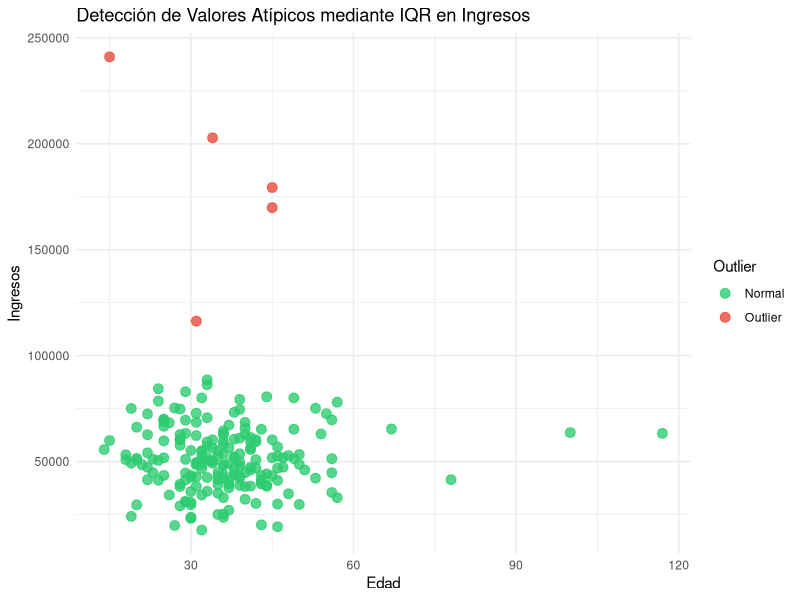

This figure's R source:
# ==============================================================================
# 11_imputacion_y_valores_atipicos.R: Datos Faltantes e Outliers
# ==============================================================================

# 1. Carga de librerías
library(tidyverse)
# Nota: Si no tiene instalado 'mice', ejecute: install.packages("mice")
library(mice)

# 2. Simulación de datos con valores atípicos y faltantes (NAs)
set.seed(123)
n <- 200
datos_sucios <- tibble(
  Edad = round(rnorm(n, mean = 35, sd = 10)),
  Ingresos = rnorm(n, mean = 50000, sd = 15000),
  Score = runif(n, min = 0, max = 100)
)

# Introducir valores faltantes artificialmente
datos_sucios$Edad[sample(1:n, 15)] <- NA
datos_sucios$Ingresos[sample(1:n, 10)] <- NA

# Introducir valores atípicos artificialmente (Outliers)
datos_sucios$Ingresos[sample(1:n, 5)] <- datos_sucios$Ingresos[sample(1:n, 5)] * 4
datos_sucios$Edad[sample(1:n, 3)] <- datos_sucios$Edad[sample(1:n, 3)] + 60

# 3. Tratamiento de Valores Faltantes (NA)
# Imputación predictiva media mediante MICE (Multivariate Imputation by Chained Equations)
datos_imputados_obj <- mice(datos_sucios, m = 1, method = "pmm", printFlag = FALSE)
datos_limpios <- complete(datos_imputados_obj)

# Verificar que ya no hay valores nulos
print("Resumen de datos tras imputación MICE:")
print(colSums(is.na(datos_limpios)))

# 4. Detección y Filtrado de Valores Atípicos (Outliers mediante IQR)
# Calculamos límites para la variable Ingresos
q1_ingresos <- quantile(datos_limpios$Ingresos, 0.25)
q3_ingresos <- quantile(datos_limpios$Ingresos, 0.75)
iqr_ingresos <- q3_ingresos - q1_ingresos

limite_inferior <- q1_ingresos - 1.5 * iqr_ingresos
limite_superior <- q3_ingresos + 1.5 * iqr_ingresos

# Clasificar observaciones como Normales o Outliers
datos_evaluados <- datos_limpios %>%
  mutate(Outlier = if_else(Ingresos < limite_inferior | Ingresos > limite_superior, "Outlier", "Normal"))

# Gráfico para visualizar los atípicos identificados
ggplot(datos_evaluados, aes(x = Edad, y = Ingresos, color = Outlier)) +
  geom_point(size = 3, alpha = 0.8) +
  scale_color_manual(values = c("Normal" = "#2ecc71", "Outlier" = "#e74c3c")) +
  theme_minimal() +
  labs(title = "Detección de Valores Atípicos mediante IQR en Ingresos",
       x = "Edad",
       y = "Ingresos")

# Filtrado definitivo de atípicos
datos_finales <- datos_evaluados %>% 
  filter(Outlier == "Normal") %>% 
  select(-Outlier)

print(paste("Observaciones originales:", nrow(datos_sucios)))
print(paste("Observaciones finales sin outliers:", nrow(datos_finales)))
